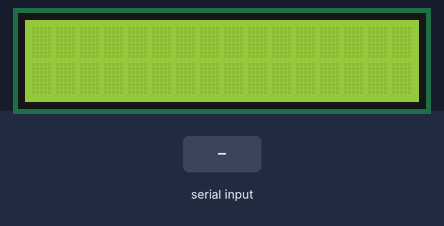
Bench run of a sketch on a simulated Arduino Uno, built with avr-gcc and run on an emulated ATmega328P. Parts: 16×2 character LCD. The test bench sets the inputs (shaded band).

Above: at 1.3 s.
1.4 s: "1" received over Serial
At 1.8 s:
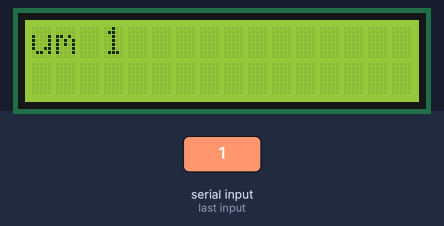
2.9 s: "2" received over Serial
At 4.1 s:
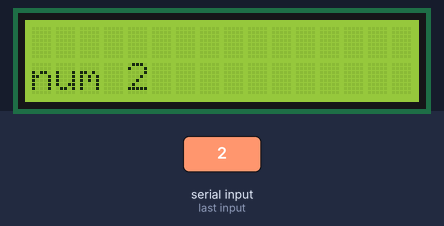
Timing chart, 0 to 5.9 s (numbered marks = the images above; inputs shaded):
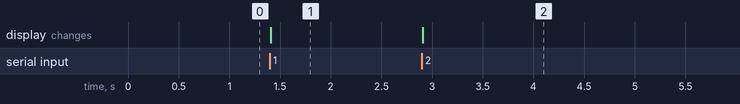

The sketch:

5_LCD_control_with_serial.ino
```cpp
// SDA A4, SCL A5
#include <LiquidCrystal_I2C.h>

// arguments: uint8_t lcd_addr, uint8_t lcd_cols, uint8_t lcd_rows(, uint8_t charsize)
// lcd_addr: 0x27 or 0x3F
LiquidCrystal_I2C lcd(0x27, 16, 2);

void setup(){
  lcd.init();
  lcd.begin(16, 2);
  lcd.backlight();
  Serial.begin(9600);
}

void loop(){
  if(Serial.available()){
    char data = Serial.read();
    switch(data){
      case '1':
        lcd.clear();
        lcd.print("num 1");
        lcd.scrollDisplayLeft();
        break;
      case '2':
        lcd.clear();
        lcd.setCursor(0,1);	// setCursor(cols=position of x axis, rows=position of first or second line);
        lcd.print("num 2");
        break;
    }
  }
}
```

Measured:
- after the input at 1.4 s, the display: changes at once (image 1)
- after the input at 2.9 s, the display: changes at once (image 2)
